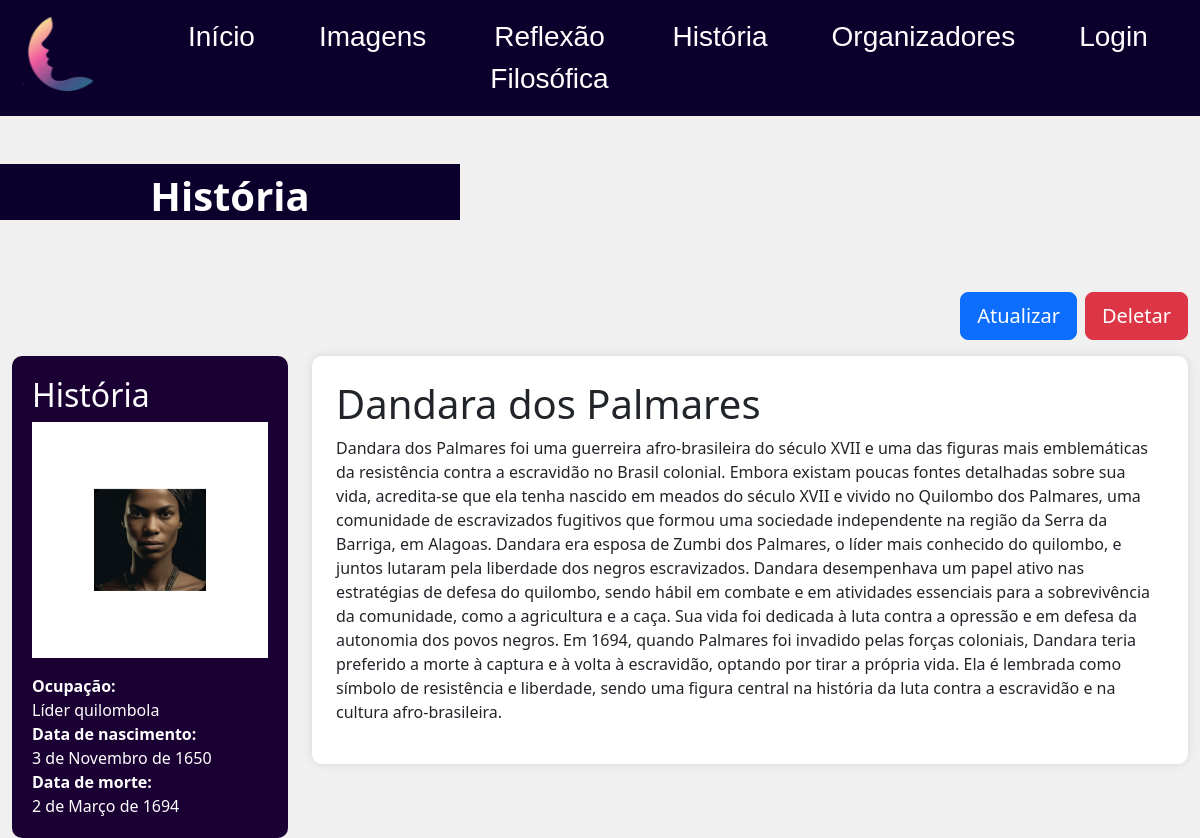
Page /faces/4/ on the committed database.
### core/models.py (models this page shows, shortened)
class Face(models.Model):
    nome = models.CharField(max_length=150)
    descricao = models.TextField()
    ocupacao = models.CharField(max_length=100)
    data_nascimento = models.DateField()
    data_falecimento = models.DateField(blank=True, null=True)
    imagem = models.ImageField(upload_to='uploads/')
    postado_por = models.ForeignKey(User, on_delete=models.CASCADE)
    class Meta:
        verbose_name = "Face"
        verbose_name_plural = "Faces"

### core/views.py (the view)
# urls.py: path('faces/<int:id>/', faces_detalhe, name='faces-detalhe'),
def faces_detalhe(request, id):
    face = get_object_or_404(Face, id=id)
    context = {'face': face}
    return render(request, 'core/pages/faces-detalhe.html', context)

### core/templates/core/pages/faces-detalhe.html (shortened to what this page needs)
{% load static %}
<!DOCTYPE html>
<html lang="pt-BR">
  {% include "core/partials/head.html" %}
  <link rel="stylesheet" href="{% static "core/css/detalhe.css" %}">
  <body>
    {% include "core/partials/header.html" %}
    <main class="container-fluid p-0 detalhe">
      <h1 class="text-white fw-bold fs-1 p-5 pt-2 bg-azul my-5 text-center" style="height: 3.375rem;">História</h1>
      <section class="row justify-content-center align-items-end w-100 m-0 mt-5">
        <div class="container mt-4">
          <div class="row">
              <div class="d-flex justify-content-end me-1 mb-3 gap-2">
                <a href="{% url "core:atualizar-face" face.id %}" class="btn btn-lg btn-primary text-white">Atualizar</a>
                <a href="{% url "core:faces-deletar" face.id %}" class="btn btn-lg btn-danger text-white">Deletar</a>
              </div>
              <div class="col-md-3">
                  <div class="sidebar">
                      <h2>História</h2>
                      <img src="{{ face.imagem.url }}" alt="Machado de Assis" class="img-fluid mb-3" style="max-height: 300px; width: 100%;">
                      <div>
                          <strong>Ocupação:</strong><br>
                          {{ face.ocupacao }}
                      </div>
                      <div>
                          <strong>Data de nascimento:</strong><br>
                          {{ face.data_nascimento }}
                      </div>
                      <div>
                          <strong>Data de morte:</strong><br>
                          {{ face.data_falecimento }}
                      </div>
                  </div>
              </div>
              <div class="col-md-9">
                  <div class="main-content p-4">
                      <h1>{{ face.nome }}</h1>
                      <p>{{ face.descricao }}</p>
                  </div>
              </div>
          </div>
        </div>
      </section>
    </main>
  </body>
</html>

### core/static/core/css/style.css (style rules this page uses)
* { margin: 0; padding: 0; }
:root { --background-color: #d9d9d9; --text-color-white: #fff; --text-color-black: #000; --primary-color: #0b002c; --secondary-color: #fff8f8; --font-family-main: "Lexend", sans-serif; --font-family-secondary: "Graduate", sans-serif; --font-size-large: 2.875rem; --font-size-medium: 1.5rem; --font-size-small: 2rem; --font-size-xsmall: 1.5rem; --border-radius: 0.9375rem; }
body { background-color: var(--background-color); }
a { color: var(--primary-color) !important; text-decoration: none !important; }
.bg-azul { background-color: var(--primary-color); }
.detalhe > h1 { max-width: 28.75rem; height: 3.375rem; }

### core/static/core/css/detalhe.css (style rules this page uses)
body { background-color: #f0f0f0; }
.main-content { background-color: white; border-radius: 10px; box-shadow: 0 0 10px rgba(0, 0, 0, 0.1); }
.sidebar { background-color: #1a0033; color: white; border-radius: 10px; padding: 20px; }

### rows in the picture
Face: imagem (picture), ocupacao "Líder quilombola", data_nascimento "3 de Novembro de 1650", data_falecimento "2 de Março de 1694", nome "Dandara dos Palmares", descricao "Dandara dos Palmares foi uma guerreira afro-brasileira do século XVII e uma das figuras mais emblemáticas da resistência contra a escravidão no Brasil colonial. Embora existam poucas fontes detalhadas sobre sua vida, acredita-se que ela tenha nascido em meados do século XVII e vivido no Quilombo dos Palmares, uma comunidade de escravizados fugitivos que formou uma sociedade independente na região da Serra da Barriga, em Alagoas. Dandara era esposa de Zumbi dos Palmares, o líder mais conhecido do quilombo, e juntos lutaram pela liberdade dos negros escravizados. Dandara desempenhava um papel ativo nas estratégias de defesa do quilombo, sendo hábil em combate e em atividades essenciais para a…"
